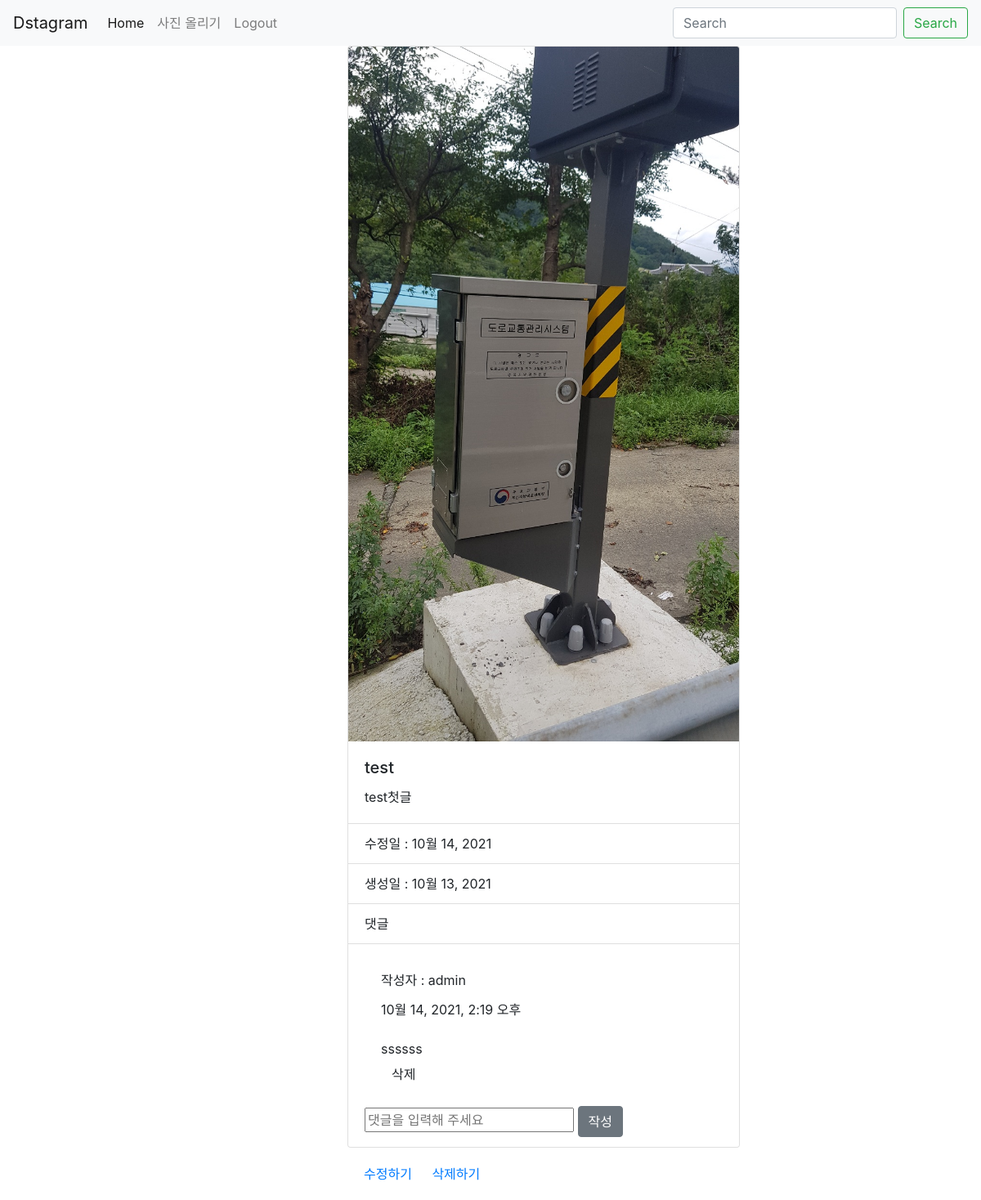
The app's page /detail/3/ (signed in) with its own data.
### photo/models.py (models this page shows, shortened)
class Photo(models.Model):
    author = models.ForeignKey(
        User, on_delete=models.CASCADE, related_name='user')
    text = models.TextField(blank=True)
    image = models.ImageField(upload_to='timeline_photo/%Y/%M/%d')
    created = models.DateField(auto_now_add=True)
    updated = models.DateField(auto_now=True)
    class Meta:
        ordering = ['-created']

class Comment(models.Model):
    photo = models.ForeignKey(
        Photo, on_delete=models.CASCADE, related_name='comments')  # Photo 에서 comment를 가져올떄 이름
    writer = models.ForeignKey(
        User, on_delete=models.CASCADE, related_name='writer')
    text = models.TextField()
    created = models.DateTimeField(auto_now_add=True)
    updated = models.DateTimeField(auto_now=True)
    class Meta:
        ordering = ['updated']

### photo/views.py (the view)
# urls.py: path('detail/<int:pk>/', PhotoDetail.as_view(), name='detail'),
class PhotoDetail(DetailView):
    model = Photo
    template_name_suffix = '_detail'

### photo/templates/photo/photo_detail.html (shortened to what this page needs)
{% extends 'base.html' %}
{% block content %}
<div class="row">
  <div class="col"></div>
  <div class="col-12 col-xl-4 col-md-4">
    <div class="card" style="width: 30rem;">
      <img src="{{ object.image.url }}" alt="..." class="card-img-top">
      <div class="card-body">
        <h5 class="card-title">{{ object.author }}</h5>
        <p class="card-text">{{ object.text }}</p>
      </div>
      <ul class="list-group list-group-flush">
        <li class="list-group-item">수정일 : {{object.updated}}</li>
        <li class="list-group-item">생성일 : {{object.created}}</li>
        <li class="list-group-item">댓글</li>
        <li class="list-group-item">
          {% for comment in object.comments.all %}
          <div class="card-body">
            <div class="card-title">작성자 : {{comment.writer}}</div>
            <div class="date">{{comment.created}}</div>
            <br>
            <div class="card-text">{{comment.text}}</div>
            <a class="btn btn-default" href="{% url 'photo:comment_remove' pk=comment.pk %}"><span class="glyphicon glyphicon-remove">삭제</span></a>
          </div>
          {% endfor %}
          <form method="POST" action="{% url 'photo:comment_write' pk=object.id %}">
            <input type="text" placeholder="댓글을 입력해 주세요" name="text">
            <button type="submit" class="btn btn-secondary">작성</button>
          </form>
        </li>
      </ul>
    </div>
    <div class="card-body">
      <a href="{% url 'photo:update' object.id %}" class="card-link">수정하기</a>
      <a href="{% url 'photo:delete' object.id %}" class="card-link">삭제하기</a>
    </div>
  </div>
  <div class="col"></div>
</div>
{% endblock %}

### records on screen
Photo: image (picture), author "test", text "test첫글", updated "10월 14, 2021", created "10월 13, 2021"
Comment: writer "admin", created "10월 14, 2021, 2:19 오후", text "ssssss"
